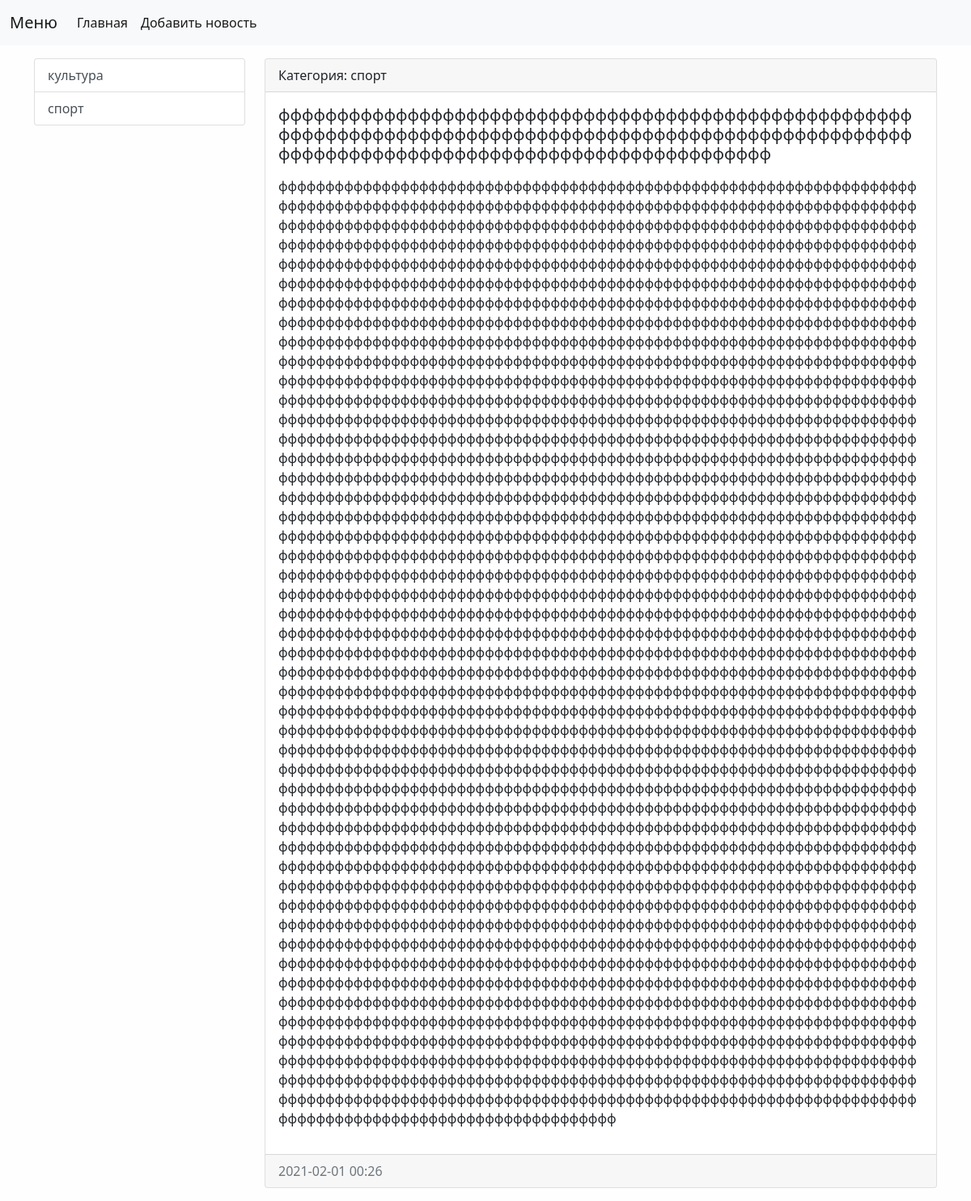
The app's page /news/15/ with its own data.
### news/models.py (models this page shows, shortened)
class Category(models.Model):
    title = models.CharField(max_length=150, db_index=True, verbose_name='Наименования категории')
    def get_absolute_url(self):
        return reverse('category', kwargs={'category_id': self.pk})
    class Meta:
        verbose_name = 'Категория'
        verbose_name_plural = 'Категории'
        ordering = ['title']

class News(models.Model):
    title = models.CharField(max_length=150, verbose_name='Заголовок')
    content = models.TextField(blank=True, verbose_name='Контент')
    created_at = models.DateTimeField(auto_now_add=True, verbose_name='Создан')
    updated_at = models.DateTimeField(auto_now=True, verbose_name='Обновлен')
    photo = models.ImageField(upload_to='photos/%Y/%m/%d/', blank=True, verbose_name='Фото')
    is_published = models.BooleanField(default=True, verbose_name='Видимость')
    category = models.ForeignKey('Category', on_delete=models.PROTECT, verbose_name='Категория')
    class Meta:
        verbose_name = 'Новость'
        verbose_name_plural = 'Новости'
        ordering = ['-created_at']

### news/views.py (the view)
# urls.py: path('news/<int:pk>/', ViewNews.as_view(), name='view_news'),
class ViewNews(DetailView):
    model = News
    context_object_name = 'news_item'

### news/templatetags/news_tags.py (called while the page is built)
@register.inclusion_tag('news/del_list_categories.html')
def show_categories(arg1='he11o', arg2='wor1d'):
    categories = Category.objects.all()
    return {'categories' : categories, 'arg1' : arg1, 'arg2' : arg2}

### news/templates/news/news_detail.html (shortened to what this page needs)
{% extends "base.html" %}
{% block sidebar %}
{% include 'include/_sidebar.html' %}
{% endblock %}
{% block content %}
                <div class="card mb-3">
                    <div class="card-header">
                        Категория: {{ news_item.category.title }}
                    </div>
                <div class="card-body">
                    <div class="media">
                        <div class="media-body">
                        <h5 class="card-title">{{ news_item.title }}</h5>
                        {% autoescape off %}
                            <p class="card-text">{{ news_item.content|linebreaks }}</p>
                        {% endautoescape %}
                        </div>
                    </div>
                    </div>
                    <div class="card-footer text-muted">
                        {{ news_item.created_at|date:"Y-m-d H:i" }}
                    </div>
                </div>
{% endblock %}

### news/templates/news/del_list_categories.html
<div class="list-group">
    {% for item in categories %}
    <a href="{{ item.get_absolute_url }}" class="list-group-item list-group-item-action">{{ item.title }}</a>
    {% endfor %}
</div>

### ServiceCRM3/static/css/style.css (style rules this page uses)
body { background-color: #fefefe; }

### records on screen
Category: title "культура"
Category: title "спорт"
News: category "спорт", title "фффффффффффффффффффффффффффффффффффффффффффффффффффффффффффффффффффффффффффффффффффффффффффффффффффффффффффффффффффффффффффффффффффффффффффффффффффффф", content "фффффффффффффффффффффффффффффффффффффффффффффффффффффффффффффффффффффффффффффффффффффффффффффффффффффффффффффффффффффффффффффффффффффффффффффффффффффффффффффффффффффффффффффффффффффффффффффффффффффффффффффффффффффффффффффффффффффффффффффффффффффффффффффффффффффффффффффффффффффффффффффффффффффффффффффффффффффффффффффффффффффффффффффффффффффффффффффффффффффффффффффффффффффффффффффффффффффффффффффффффффффффффффффффффффффффффффффффффффффффффффффффффффффффффффффффффффффффффффффффффффффффффффффффффффффффффффффффффффффффффффффффффффффффффффффффффффффффффффффффффффффффффффффффффффффффффффффффффффффффффффффффффффффффффффффффффффффффффффффффффффффффффффффффффффффффффффффффффффффффффффффффффффффффффффф…", created_at "2021-02-01 00:26"
